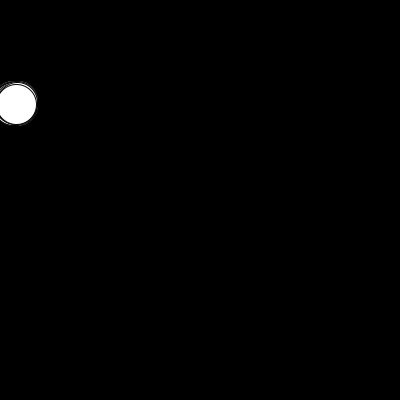
Frame 1 (no input)
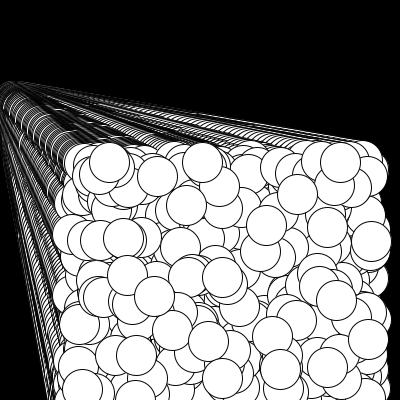
Frame 60 (the mouse pressed at the canvas centre just before this capture)
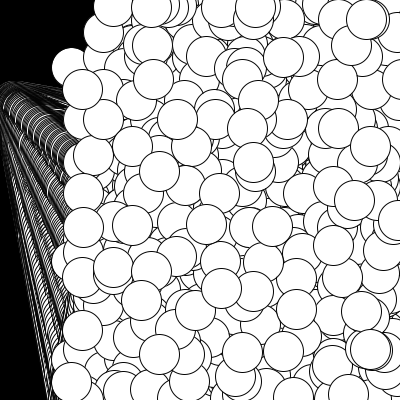
Frame 120 (the mouse held since frame 60 and released just before this capture)

The Processing sketch that drew these frames (run headless with seeded random() and noise(); from frame 60 on, the mouse is pressed at the canvas centre):

// Processing sketch: processing_47884
// ── processing_47884.pde

/*BAsado en sketch de  joan soler-adillon 
 */

int sz = 40;
int numeroBolas = 1000;
float[] posicionesX = new float[numeroBolas];
float[] posicionesY = new float[numeroBolas];
float[] velocidadesX = new float[numeroBolas];
float[] velocidadesY = new float[numeroBolas];

void setup(){
   background(0);
       size(400,400);
    smooth();
  for(int i = 0; i<numeroBolas; i++){
    posicionesX[i] = width/32;
    posicionesY[i] = height/4;
    velocidadesX[i] = random(1,6);
    velocidadesY[i] = random(1,6);
  }
}

void draw(){
  
  for(int i = 0; i<numeroBolas; i++){
    posicionesX[i] += velocidadesX[i];
    posicionesY[i] += velocidadesY[i];
   if((posicionesX[i]<0)||(posicionesX[i]>width)){
      velocidadesX[i] = -velocidadesX[i];
    } 
      if((posicionesY[i]<0)||(posicionesY[i]>height)){
      velocidadesY[i] = -velocidadesY[i];
    } 
  }
  for(int i = 0; i<numeroBolas; i++){
    ellipse(posicionesX[i],posicionesY[i],sz,sz);
    stroke (4);
  }
}


        
